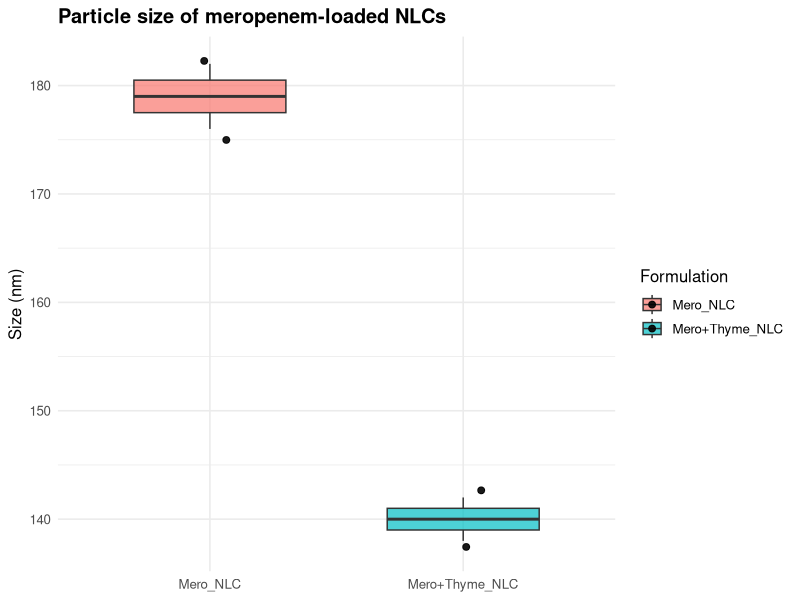
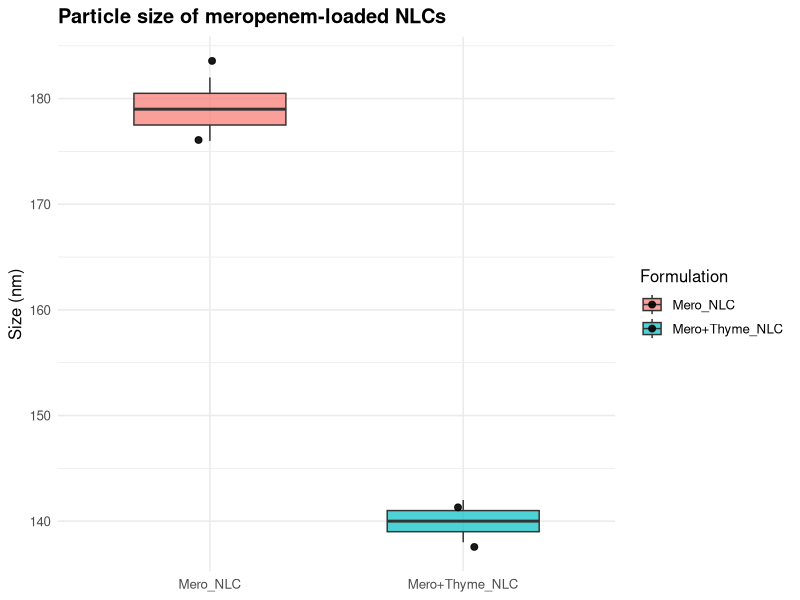

Write the R code that produced these figures, in order.
# ===============================
# 01_analysis.R
# NLC_Thyme_Meropenem
# ===============================

# ---- Libraries ----
library(tidyverse)

# ---- Working directory safety check ----
# (Optional but recommended)
# setwd("/Users/mariamurad/NLC_Thyme_Meropenem")

# ---- Load data ----
df <- read_csv("data/nlc_data.csv")

# ---- Ensure figures directory exists (MUST BE FIRST) ----
if (!dir.exists("figures")) {
  dir.create("figures")
}

# ---- Particle size boxplot ----
p_size <- ggplot(
  df,
  aes(
    x = Formulation,
    y = Size_nm,
    fill = Formulation
  )
) +
  geom_boxplot(alpha = 0.7, width = 0.6, outlier.shape = NA) +
  geom_jitter(width = 0.08, size = 2, alpha = 0.9) +
  labs(
    title = "Particle size of meropenem-loaded NLCs",
    y = "Size (nm)",
    x = NULL
  ) +
  theme_minimal(base_size = 12) +
  theme(
    legend.position = "right",
    plot.title = element_text(face = "bold")
  )

# ---- Display plot in Viewer ----
p_size

# ---- SAVE plot to figures/ (AFTER folder exists) ----
ggsave(
  filename = "figures/particle_size_boxplot.png",
  plot     = p_size,
  width    = 7,
  height   = 5,
  dpi      = 300
)

# ---- Message for confirmation ----
cat("✔ Plot saved to figures/particle_size_boxplot.png\n")
